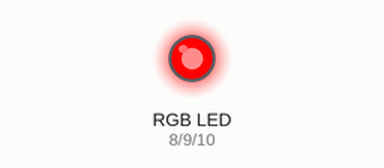
This sketch was run on a simulated Arduino Uno, built with avr-gcc and run on an emulated ATmega328P. On the bench: an RGB LED mixed from three pins (HIGH = lit).

Above: at 0.05 s.
At 3.5 s:
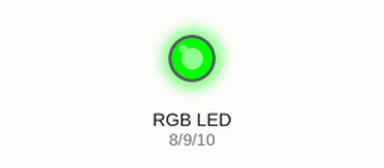
At 5.25 s:
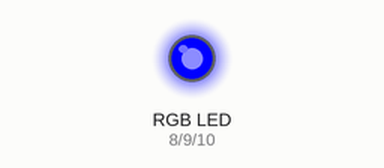
At 7.0 s:
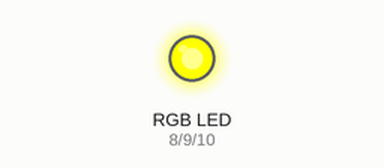
At 10.45 s:
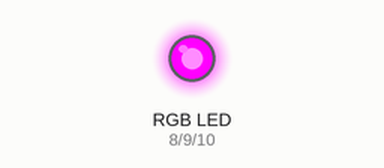
At 13.95 s:
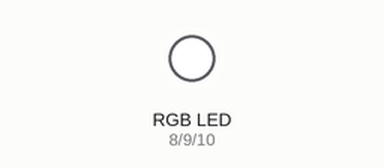
Timing chart, 0 to 18.2 s (numbered marks = the images above):
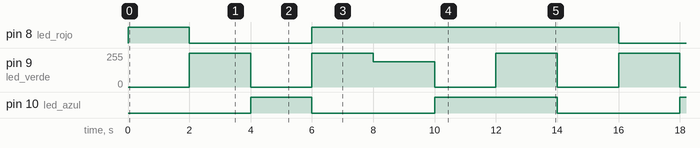

Measured:
- by itself, pin 8 (led_rojo): repeats every 14.0 s: LOW 4.0 s, HIGH 10.0 s
- by itself, pin 9 (led_verde): repeats every 14.0 s: 0/255 2.0 s, 255/255 2.0 s, 190/255 2.0 s, 2 × (0/255 2.0 s, 255/255 2.0 s)
- by itself, pin 10 (led_azul): repeats every 14.0 s: LOW 4.0 s, HIGH 4.0 s, LOW 4.0 s, HIGH 2.0 s

The sketch:

rgb1.ino
```cpp
/* Realizado: Ing. Nelson Peña.
   Software: Programación de un Led Rgb.
*/
int led_rojo  = 8;
int led_verde = 9;
int led_azul  = 10;
int espera    = 2000;

void setup() {
/*----- Se inicializan pines PWM como salida*/
  pinMode(led_rojo, OUTPUT);
  pinMode(led_azul, OUTPUT);
  pinMode(led_verde, OUTPUT);
}

void loop() {
  analogWrite(led_rojo,255); // Se enciende color rojo
  delay(espera);
  analogWrite(led_rojo,0);   // Se apaga color rojo

  analogWrite(led_verde,255); // Se enciende color verde
  delay(espera);
  analogWrite(led_verde,0);   // Se apaga color verde


  analogWrite(led_azul,255); // Se enciende color azul
  delay(espera);
  analogWrite(led_azul,0);   // Se apaga color azul

  analogWrite(led_rojo,0);analogWrite(led_verde,0);analogWrite(led_azul,0); //Apaga todos los colores
// color amarillo
  analogWrite(led_rojo,255);
  analogWrite(led_verde,255);
  analogWrite(led_azul,0);
  delay(espera);

  analogWrite(led_rojo,0);analogWrite(led_verde,0);analogWrite(led_azul,0); //Apaga todos los colores
// color Naranja
  analogWrite(led_rojo,255);
  analogWrite(led_verde,190);
  analogWrite(led_azul,0);
  delay(espera);

  analogWrite(led_rojo,0);analogWrite(led_verde,0);analogWrite(led_azul,0); //Apaga todos los colores
  // color Rosado
  analogWrite(led_rojo,255);
  analogWrite(led_verde,0);
  analogWrite(led_azul,255);
  delay(espera);

  analogWrite(led_rojo,0);analogWrite(led_verde,0);analogWrite(led_azul,0); //Apaga todos los colores
// color Blanco
  analogWrite(led_rojo,255);
  analogWrite(led_verde,255);
  analogWrite(led_azul,255);
  delay(espera);

  analogWrite(led_rojo,0);analogWrite(led_verde,0);analogWrite(led_azul,0); //Apaga todos los colores
}
```
